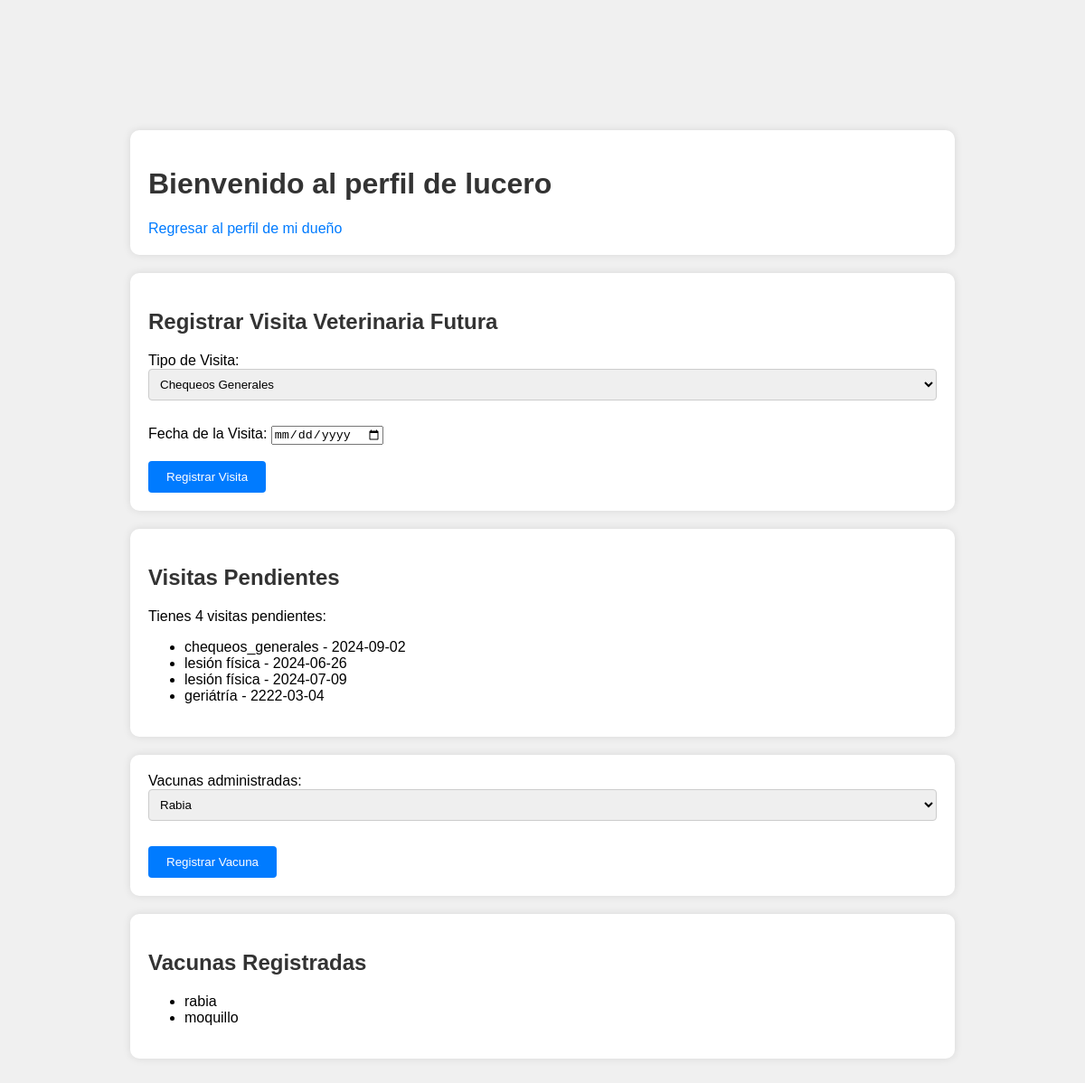
The app's page /perfil_mascota.php?id_mascota=8 (signed in) with its own data.
### tables this page shows
CREATE TABLE `mascotas` (
  `id_mascota` int(11) NOT NULL,
  `nombre_mascota` varchar(100) NOT NULL,
  `tipo_mascota` varchar(50) NOT NULL,
  `genero` varchar(10) NOT NULL,
  `edad` int(11) NOT NULL,
  `raza` varchar(100) DEFAULT NULL,
  `peso` decimal(5,2) NOT NULL,
  `id_usuario` int(11) DEFAULT NULL,
  `correo` varchar(50) NOT NULL
);

CREATE TABLE `visitas` (
  `id_visita` int(11) NOT NULL,
  `id_mascota` int(11) DEFAULT NULL,
  `tipo_visita` varchar(255) DEFAULT NULL,
  `fecha_visita` date DEFAULT NULL
);

CREATE TABLE `perfil_mascota` (
  `id_perfil_mascota` int(11) NOT NULL,
  `id_mascota` int(11) DEFAULT NULL,
  `visita_veterinaria` varchar(255) DEFAULT NULL,
  `vacunas` varchar(255) DEFAULT NULL,
  `historial_clinico` text DEFAULT NULL,
  `nombre_mascota` varchar(100) NOT NULL
);

### perfil_mascota.php (the view, shortened to what this page needs)
<?php
include("conexion.php");
if(isset($_GET['id_mascota'])) {
    $id_mascota = $_GET['id_mascota'];
    $consulta_nombre_mascota = "SELECT nombre_mascota FROM mascotas WHERE id_mascota = $id_mascota";
    $resultado_nombre_mascota = mysqli_query($conex, $consulta_nombre_mascota);
    if($fila = mysqli_fetch_assoc($resultado_nombre_mascota)) {
        $nombre_mascota = $fila['nombre_mascota'];
    } else {
        echo "No se encontró la mascota solicitada.";
        exit();
    }
    $consulta_visitas_pendientes = "SELECT * FROM visitas WHERE id_mascota = $id_mascota AND fecha_visita > CURDATE()";
    $resultado_visitas_pendientes = mysqli_query($conex, $consulta_visitas_pendientes);
    $num_visitas_pendientes = mysqli_num_rows($resultado_visitas_pendientes);
} else {
    echo "ID de mascota no especificado.";
    exit();
}
?>
<!DOCTYPE html>
<html lang="es">
<head>
    <link rel="stylesheet" href="estiloperfilusuario.css">
</head>
<body>
    <div class="section-container">
    <h1>Bienvenido al perfil de <?php echo $nombre_mascota; ?></h1>
    <a href="perfilUsuario.php">Regresar al perfil de mi dueño</a>
    </div>
    <div class="section-container">
    <h2>Registrar Visita Veterinaria Futura</h2>
    <form action="registrar_visita.php" method="post">
        <label for="tipo_visita">Tipo de Visita:</label>
        <select name="tipo_visita" id="tipo_visita">
            <option value="chequeos_generales">Chequeos Generales</option>
        </select><br><br>
        <label for="fecha_visita">Fecha de la Visita:</label>
        <input type="date" id="fecha_visita" name="fecha_visita"><br><br>
        <input type="submit" value="Registrar Visita">
    </form>
    </div>
    <?php if ($num_visitas_pendientes > 0) { ?>
    <div class="section-container">
    <h2>Visitas Pendientes</h2>
    <p>Tienes <?php echo $num_visitas_pendientes; ?> visitas pendientes:</p>
    <ul>
        <?php while ($fila_visita = mysqli_fetch_assoc($resultado_visitas_pendientes)) { ?>
            <li><?php echo $fila_visita['tipo_visita']; ?> - <?php echo $fila_visita['fecha_visita']; ?></li>
        <?php } ?>
    </ul>
    </div>
    <?php } ?>
    <div class="section-container">
    <form action="registrar_vacuna.php" method="post">
        <label for="tipo_vacuna">Vacunas administradas:</label>
            <select name="tipo_vacuna" id="tipo_vacuna">
                <option value="rabia">Rabia</option>
            </select><br><br>
            <input type="submit" value="Registrar Vacuna">
    </form>
    </div>
    <div class="section-container">
    <h2>Vacunas Registradas</h2>
    <?php
    $consulta_vacunas = "SELECT vacunas FROM perfil_mascota WHERE id_mascota = $id_mascota";
    $resultado_vacunas = mysqli_query($conex, $consulta_vacunas);
    if($fila = mysqli_fetch_assoc($resultado_vacunas)) {
    $vacunas = explode(',', $fila['vacunas']);
    echo "<ul>";
    foreach($vacunas as $vacuna) {
        echo "<li>$vacuna</li>";
    }
    echo "</ul>";
} else {
    echo "No hay vacunas registradas para esta mascota.";
}
?>
    </div>
</body>
</html>

### estiloperfilusuario.css (style rules this page uses)
body { font-family: Arial, sans-serif; margin: 10%; padding: 2%; background-color: #f0f0f0; }
.section-container { margin-bottom: 20px; padding: 20px; background-color: #fff; border-radius: 10px; box-shadow: 0 0 10px rgba(0, 0, 0, 0.1); }
h1, h2 { color: #333; }
a { color: #007bff; text-decoration: none; }
input[type="text"], input[type="number"], select { width: 100%; padding: 8px; margin-bottom: 10px; border: 1px solid #ccc; border-radius: 4px; box-sizing: border-box; }
input[type="submit"], button { padding: 10px 20px; background-color: #007bff; color: #fff; border: none; border-radius: 4px; cursor: pointer; }

### records on screen
mascotas: nombre_mascota "lucero"
visitas: tipo_visita "chequeos_generales", fecha_visita "2024-09-02"
visitas: tipo_visita "lesión física", fecha_visita "2024-06-26"
visitas: tipo_visita "lesión física", fecha_visita "2024-07-09"
visitas: tipo_visita "geriátría", fecha_visita "2222-03-04"
perfil_mascota: vacunas "rabia", vacunas "moquillo"

### other values on screen
$num_visitas_pendientes "4"
